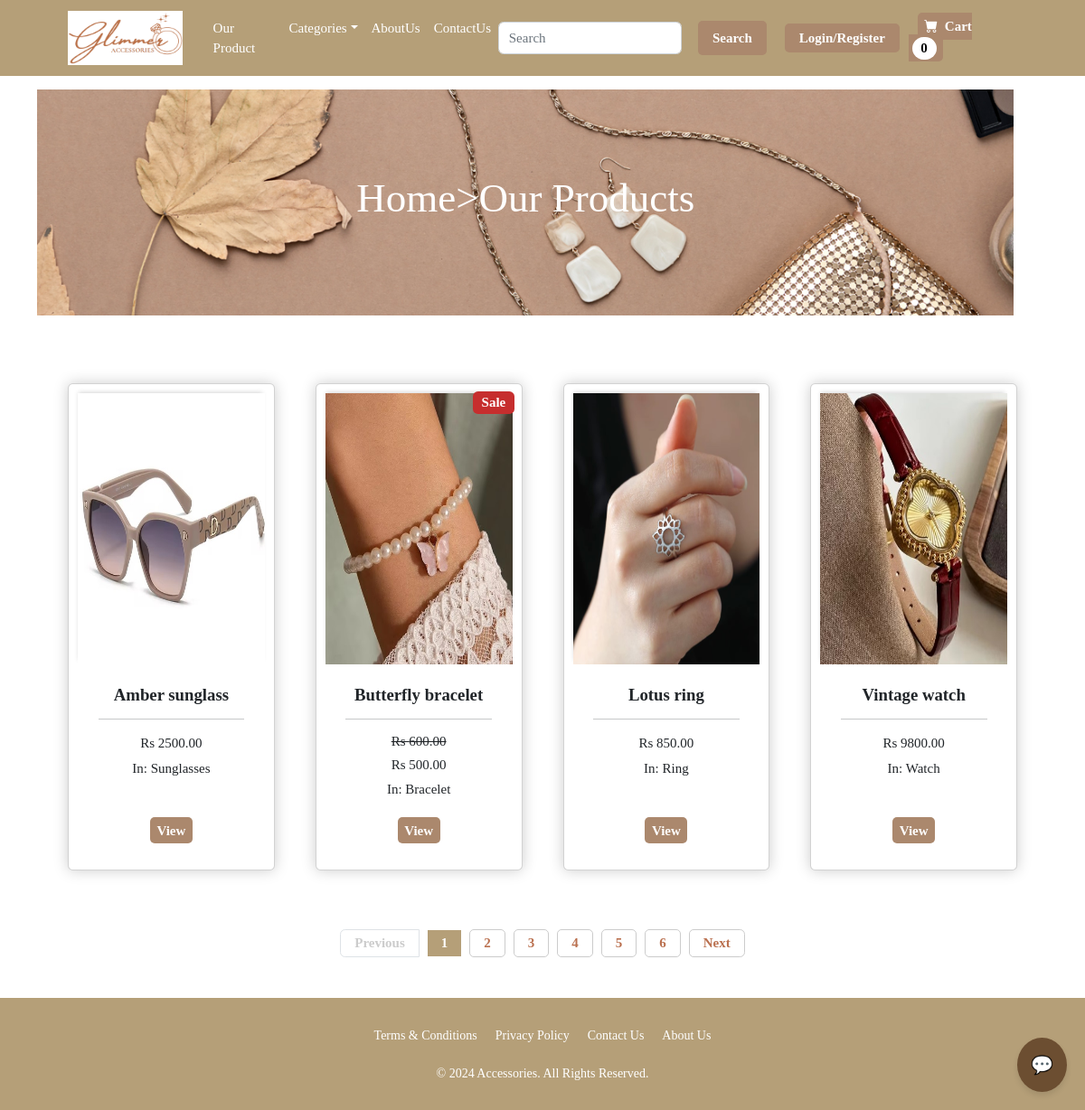
Page /allproduct/ on the committed database.
### ecommerce/models.py (models this page shows, shortened)
class Product(models.Model):
    name = models.CharField(max_length=100)
    price = models.DecimalField(default=0, decimal_places=2, max_digits=6)
    category = models.ForeignKey(Category, on_delete=models.CASCADE, default=1)
    description = models.CharField(max_length=250, default='', blank=True, null=True)
    image = models.ImageField(upload_to='uploads/product')
    is_sale = models.BooleanField(default=False)
    sale_price = models.DecimalField(default=0, decimal_places=2, max_digits=6)
    alternate_names = models.TextField(default='', blank=True, null=True)  # Comma-separated alternate names

class Category(models.Model):
    name = models.CharField(max_length=200)
    def __str__(self):
		    return self.name

### ecommerce/views.py (the view)
# urls.py: path('allproduct/',views.allproduct,name='allproduct'),
def allproduct(request):
    products= Product.objects.all()
    categories=Category.objects.all()
    paginator =Paginator(products, 4)  # Show 4 products per page
    page_number = request.GET.get('page')  # Get the page number from the query parameters
    page_obj = paginator.get_page(page_number)  # Get the products for the requested page
    return render(request,'allproduct.html',{"categories":categories,"products":products,'page_obj': page_obj})

### cart/cart.py (called while the page is built)
    def __len__(self):
        return len(self.cart)

### cart/context_processors.py (called while the page is built)
def cart(request):
    return{'cart':Cart(request)}

### ecommerce/templates/allproduct.html (shortened to what this page needs)
{%extends 'main.html' %}
{%load static%}
{%block content%}
<html>
</html>
<header class="py-5">
    <div class="container">
            <div id="slider" style="height: 250px;">
                <figure>
                    <img src="{% static 'images/4.jpg' %}" alt="Image 1">
                </figure>
                <div class="overlay">
                    <h1>Home>Our Products</h1>
                </div>
    </div>
</header>
<section class="py-5">
    <div class="container px-4 px-lg-5 mt-3">
        <div class="row gx-4 gx-lg-5 row-cols-2 row-cols-md-3 row-cols-xl-4 justify-content-center">
            {% for product in page_obj %}
                {% if product.is_sale %}
                    <div class="col mb-5">
                        <div class="card h-100 box-element">
                             <div class="badge text-white position-absolute" style="top: 0.5rem; right: 0.5rem; background-color:#C62E2E;">Sale</div>
                            <img class="thumbnail" src="{{ product.image.url }}" alt="..." />
                            <div class="card-body p-4">
                                <div class="text-center">
                                    <h5 class="fw-bolder">{{ product.name }}</h5>
                                    <hr>
                                    <h6><strike>Rs {{ product.price }}</strike></h6>
                                    <h6>Rs {{ product.sale_price }}</h6>
                                    In: {{ product.category }}
                                </div>
                            </div>
                            <div class="card-footer p-4 pt-0 border-top-0 bg-transparent">
                                <div class="text-center">
                                    <a class="custom-cart-button" href="{% url 'product' product.id %}">View</a>
                                </div>
                            </div>
                        </div>
                    </div>
                {% else %}
                    <div class="col mb-5">
                        <div class="card h-100 box-element">
                            <img class="thumbnail" src="{{ product.image.url }}" alt="..." />
                            <div class="card-body p-4">
                                <div class="text-center">
                                    <h5 class="fw-bolder">{{ product.name }}</h5>
                                    <hr>
                                    <h6 style="display: inline-block;">Rs {{ product.price }}</h6>
                                    <br>
                                    In: {{ product.category }}
                                </div>
                            </div>
                            <div class="card-footer p-4 pt-0 border-top-0 bg-transparent">
                                <div class="text-center">
                                    <a class="custom-cart-button" href="{% url 'product' product.id %}">View</a>
                                </div>
                            </div>
                        </div>
                    </div>
                {% endif %}
            {% endfor %}
        </div>
        <div class="pagination">
            <span class="page-item">
                {% if page_obj.has_previous %}
                    <a class="page-link" href="?page={{ page_obj.previous_page_number }}">Previous</a>
                {% else %}
                    <span class="page-link disabled">Previous</span>
                {% endif %}
            </span>
            {% for num in page_obj.paginator.page_range %}
                <span class="page-item">
                    {% if num == page_obj.number %}
                        <span class="page-link active">{{ num }}</span>
                    {% else %}
                        <a class="page-link" href="?page={{ num }}">{{ num }}</a>
                    {% endif %}
                </span>
            {% endfor %}
            <span class="page-item">
                {% if page_obj.has_next %}
                    <a class="page-link" href="?page={{ page_obj.next_page_number }}">Next</a>
                {% else %}
                    <span class="page-link disabled">Next</span>
                {% endif %}
            </span>
        </div>
    </div>
</section>
{%endblock content%}

### ecommerce/templates/main.html (style rules this page uses)
* { margin: 0; padding: 0; box-sizing: border-box; }

### ecommerce/templates/allproduct.html (style rules this page uses)
* { margin: 0; padding: 0; box-sizing: border-box; }
html, body { width: 100%; height: 100%; overflow-x: hidden; }
#slider { position: relative; width: 90vw; height: 70vh; overflow: hidden; }
#slider figure { display: flex; position: absolute; width: 800%; margin: 0; left: 0; top: 0; animation: sliderAnimation 15s infinite; }
#slider figure img { width: 90vw; height: 70vh; object-fit: cover; }
.overlay { position: absolute; top: 0; left: 0; width: 100%; height: 100%; background: rgba(0, 0, 0, 0); display: flex; flex-direction: column; justify-content: center; align-items: center; color: white; text-align: center; }
.overlay h1 { font-size: 3rem; margin-bottom: 10px; color: white; }
.pagination { margin-top: 20px; display: flex; justify-content: center; align-items: center; gap: 10px; }
.pagination a { text-decoration: none; padding: 5px 15px; border: 1px solid #ccc; border-radius: 5px; color: #BA704F; }
.pagination span { font-weight: bold; }
.page-link { padding: 5px 15px; border: 1px solid #ddd; color: #007bff; text-decoration: none; }
.page-link.active { background-color: #B59F78; color: white; border: #BA704F; }
.page-link.disabled { color: #ccc; pointer-events: none; }

### rows in the picture
Product: image (picture), price "2500.00", category "Sunglasses"
Product: image (picture), price "600.00", sale_price "500.00", category "Bracelet"
Product: image (picture), price "850.00", category "Ring"
Product: image (picture), price "9800.00", category "Watch"

### other values in the picture
{{ cart|length }} "0"
{{ num }} "1"
{{ num }} "2" "3" "4" "5" "6"
